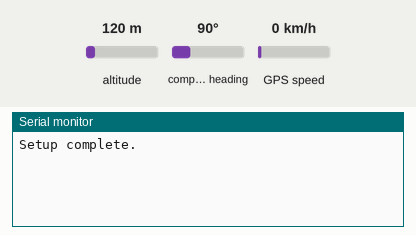
This sketch was run on a simulated Arduino Uno, built with avr-gcc and run on an emulated ATmega328P. Shown: the last lines printed to the serial monitor. Inputs (shaded band) come from the test bench; at power-on: altitude 120 m, GPS speed 0 km/h, compass heading 90°. The GPS gets a fix after 3 s at 37.7749, -122.4194 with 8 satellites.

Above: at 1.2 s.
1.3 s: altitude set to 20 m
At 3.8 s:
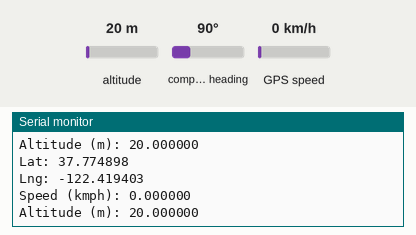
4.5 s: GPS speed set to 2 km/h
At 5.4 s:
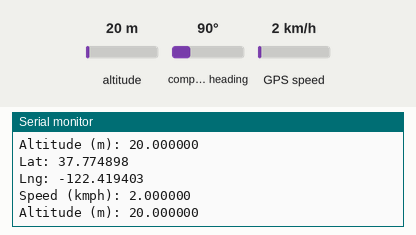
6.0 s: altitude set to 250 m
At 6.8 s:
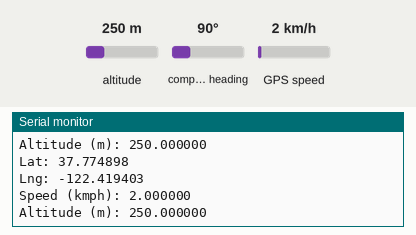

Measured:
- after the input at 1.3 s, the serial monitor: prints a new line after 1.7 s (image 1)
- after the input at 4.5 s, the serial monitor: prints a new line after 0.53 s (image 2)
- after the input at 6.0 s, the serial monitor: prints a new line at once (image 3)

The sketch:

GPS_Test.ino
```cpp
#include <TinyGPSPlus.h>
#include <SoftwareSerial.h>

/* Method Prototypes */
void updateGPS();

static const int RXPin = 0, TXPin = 1;
int i = 0;

TinyGPSPlus gps;                      //declare TinyGPSPlus object to handle GPS data (convert raw data to be more user friendly)
SoftwareSerial ss_GPS(RXPin, TXPin);  //declare serial connection to the GPS module

void setup() {
  Serial.begin(115200);
  ss_GPS.begin(9600);
  Serial.println("Setup complete.");
}

void loop() {
  //Serial.println("loop top");
  while(ss_GPS.available() > 0){
    gps.encode(ss_GPS.read());
    if(gps.location.isUpdated()){
      /* uncomment one of the sections below to read from monitor or to graph in plotter */

      //monitor version
      Serial.print("Lat: ");
      Serial.println(gps.location.lat(), 6);
      Serial.print("Lng: ");
      Serial.println(gps.location.lng(), 6);
      Serial.print("Speed (kmph): ");
      Serial.println(gps.speed.kmph(), 6);
      Serial.print("Altitude (m): ");
      Serial.println(gps.altitude.meters(), 6);
      Serial.println();

      //plotter version
      // Serial.print(gps.location.lat(), 6);
      // Serial.print("  ");
      // Serial.print(gps.location.lng(), 6);
      // Serial.print("  ");
      // Serial.print(gps.speed.kmph(), 6);
      // Serial.print("  ");
      // Serial.println(gps.altitude.meters(), 6);
      //Serial.println(gps.location.lat() + " " + gps.location.lat() + " " + gps.speed.kmph() + " " + gps.altitude.meters());

    }
  }
}
```
